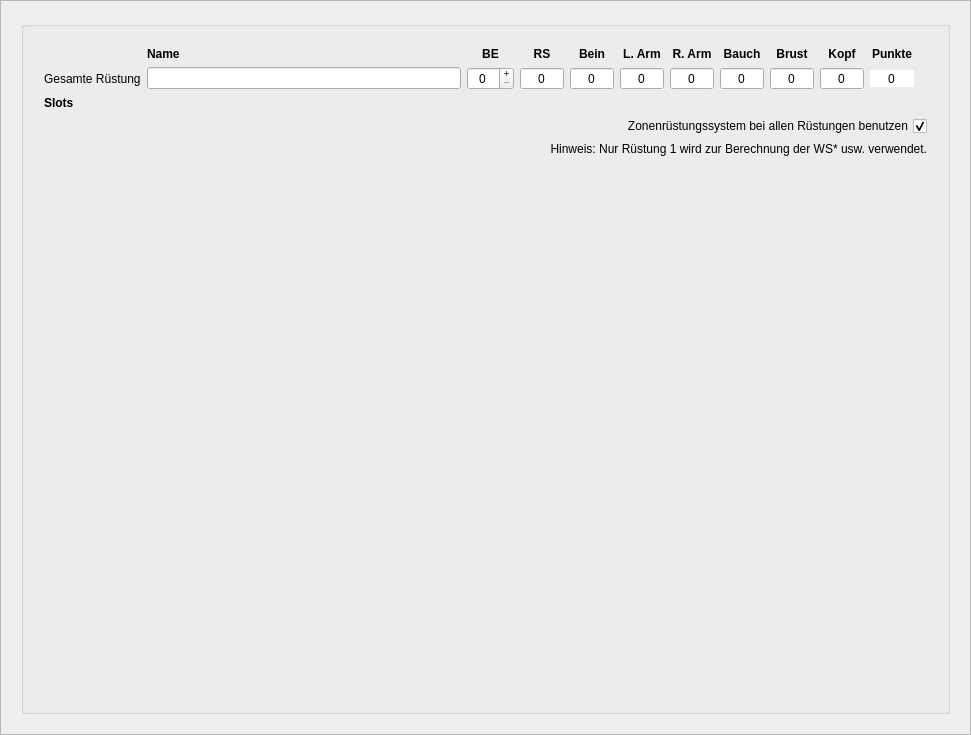
<?xml version="1.0" encoding="UTF-8"?>
<ui version="4.0">
 <class>formAusruestung</class>
 <widget class="QWidget" name="formAusruestung">
  <property name="geometry">
   <rect>
    <x>0</x>
    <y>0</y>
    <width>971</width>
    <height>735</height>
   </rect>
  </property>
  <property name="minimumSize">
   <size>
    <width>802</width>
    <height>0</height>
   </size>
  </property>
  <property name="windowTitle">
   <string>Form</string>
  </property>
  <layout class="QVBoxLayout" name="verticalLayout">
   <property name="leftMargin">
    <number>0</number>
   </property>
   <property name="topMargin">
    <number>0</number>
   </property>
   <property name="rightMargin">
    <number>0</number>
   </property>
   <property name="bottomMargin">
    <number>0</number>
   </property>
   <item>
    <widget class="QScrollArea" name="scrollArea">
     <property name="widgetResizable">
      <bool>true</bool>
     </property>
     <property name="class" stdset="0">
      <string>transparent</string>
     </property>
     <widget class="QWidget" name="scrollAreaWidgetContents">
      <property name="geometry">
       <rect>
        <x>0</x>
        <y>0</y>
        <width>969</width>
        <height>733</height>
       </rect>
      </property>
      <layout class="QVBoxLayout" name="verticalLayout_2">
       <property name="leftMargin">
        <number>20</number>
       </property>
       <property name="topMargin">
        <number>20</number>
       </property>
       <property name="rightMargin">
        <number>20</number>
       </property>
       <property name="bottomMargin">
        <number>20</number>
       </property>
       <item>
        <widget class="QGroupBox" name="gbRstungen">
         <property name="title">
          <string/>
         </property>
         <layout class="QVBoxLayout" name="verticalLayout_3">
          <property name="leftMargin">
           <number>20</number>
          </property>
          <property name="topMargin">
           <number>20</number>
          </property>
          <property name="rightMargin">
           <number>20</number>
          </property>
          <property name="bottomMargin">
           <number>20</number>
          </property>
          <item>
           <layout class="QGridLayout" name="Ruestungen">
            <property name="sizeConstraint">
             <enum>QLayout::SizeConstraint::SetDefaultConstraint</enum>
            </property>
            <item row="0" column="6">
             <widget class="QLabel" name="labelRarm">
              <property name="sizePolicy">
               <sizepolicy hsizetype="Preferred" vsizetype="Preferred">
                <horstretch>0</horstretch>
                <verstretch>0</verstretch>
               </sizepolicy>
              </property>
              <property name="minimumSize">
               <size>
                <width>35</width>
                <height>0</height>
               </size>
              </property>
              <property name="font">
               <font>
                <bold>true</bold>
               </font>
              </property>
              <property name="text">
               <string>R. Arm</string>
              </property>
              <property name="alignment">
               <set>Qt::AlignmentFlag::AlignCenter</set>
              </property>
              <property name="class" stdset="0">
               <string>h4</string>
              </property>
             </widget>
            </item>
            <item row="1" column="7">
             <widget class="QSpinBox" name="spinGesamtBauch">
              <property name="minimumSize">
               <size>
                <width>44</width>
                <height>0</height>
               </size>
              </property>
              <property name="toolTip">
               <string>Die Rüstungswerte werden automatisch aus allen Slots berechnet.</string>
              </property>
              <property name="alignment">
               <set>Qt::AlignmentFlag::AlignCenter</set>
              </property>
              <property name="readOnly">
               <bool>true</bool>
              </property>
              <property name="buttonSymbols">
               <enum>QAbstractSpinBox::ButtonSymbols::NoButtons</enum>
              </property>
              <property name="maximum">
               <number>999</number>
              </property>
             </widget>
            </item>
            <item row="1" column="9">
             <widget class="QSpinBox" name="spinGesamtKopf">
              <property name="minimumSize">
               <size>
                <width>44</width>
                <height>0</height>
               </size>
              </property>
              <property name="toolTip">
               <string>Die Rüstungswerte werden automatisch aus allen Slots berechnet.</string>
              </property>
              <property name="alignment">
               <set>Qt::AlignmentFlag::AlignCenter</set>
              </property>
              <property name="readOnly">
               <bool>true</bool>
              </property>
              <property name="buttonSymbols">
               <enum>QAbstractSpinBox::ButtonSymbols::NoButtons</enum>
              </property>
              <property name="maximum">
               <number>999</number>
              </property>
             </widget>
            </item>
            <item row="2" column="0" colspan="2">
             <widget class="QLabel" name="label">
              <property name="font">
               <font>
                <bold>true</bold>
               </font>
              </property>
              <property name="text">
               <string>Slots</string>
              </property>
              <property name="class" stdset="0">
               <string>h4</string>
              </property>
             </widget>
            </item>
            <item row="0" column="10">
             <widget class="QLabel" name="labelPunkte">
              <property name="font">
               <font>
                <bold>true</bold>
               </font>
              </property>
              <property name="text">
               <string>Punkte</string>
              </property>
              <property name="alignment">
               <set>Qt::AlignmentFlag::AlignCenter</set>
              </property>
              <property name="class" stdset="0">
               <string>h4</string>
              </property>
             </widget>
            </item>
            <item row="1" column="0">
             <widget class="QLabel" name="label_2">
              <property name="text">
               <string>Gesamte Rüstung</string>
              </property>
             </widget>
            </item>
            <item row="1" column="5">
             <widget class="QSpinBox" name="spinGesamtLarm">
              <property name="minimumSize">
               <size>
                <width>44</width>
                <height>0</height>
               </size>
              </property>
              <property name="toolTip">
               <string>Die Rüstungswerte werden automatisch aus allen Slots berechnet.</string>
              </property>
              <property name="alignment">
               <set>Qt::AlignmentFlag::AlignCenter</set>
              </property>
              <property name="readOnly">
               <bool>true</bool>
              </property>
              <property name="buttonSymbols">
               <enum>QAbstractSpinBox::ButtonSymbols::NoButtons</enum>
              </property>
              <property name="maximum">
               <number>999</number>
              </property>
             </widget>
            </item>
            <item row="0" column="3">
             <widget class="QLabel" name="labelRS">
              <property name="font">
               <font>
                <bold>true</bold>
               </font>
              </property>
              <property name="toolTip">
               <string>Rüstungsschutz</string>
              </property>
              <property name="text">
               <string>RS</string>
              </property>
              <property name="alignment">
               <set>Qt::AlignmentFlag::AlignCenter</set>
              </property>
              <property name="class" stdset="0">
               <string>h4</string>
              </property>
             </widget>
            </item>
            <item row="0" column="5">
             <widget class="QLabel" name="labelLarm">
              <property name="minimumSize">
               <size>
                <width>35</width>
                <height>0</height>
               </size>
              </property>
              <property name="font">
               <font>
                <bold>true</bold>
               </font>
              </property>
              <property name="text">
               <string>L. Arm</string>
              </property>
              <property name="alignment">
               <set>Qt::AlignmentFlag::AlignCenter</set>
              </property>
              <property name="class" stdset="0">
               <string>h4</string>
              </property>
             </widget>
            </item>
            <item row="1" column="10">
             <widget class="QSpinBox" name="spinGesamtPunkte">
              <property name="minimumSize">
               <size>
                <width>44</width>
                <height>0</height>
               </size>
              </property>
              <property name="frame">
               <bool>false</bool>
              </property>
              <property name="alignment">
               <set>Qt::AlignmentFlag::AlignCenter</set>
              </property>
              <property name="readOnly">
               <bool>true</bool>
              </property>
              <property name="buttonSymbols">
               <enum>QAbstractSpinBox::ButtonSymbols::NoButtons</enum>
              </property>
              <property name="maximum">
               <number>999</number>
              </property>
             </widget>
            </item>
            <item row="0" column="9">
             <widget class="QLabel" name="labelKopf">
              <property name="minimumSize">
               <size>
                <width>35</width>
                <height>0</height>
               </size>
              </property>
              <property name="font">
               <font>
                <bold>true</bold>
               </font>
              </property>
              <property name="text">
               <string>Kopf</string>
              </property>
              <property name="alignment">
               <set>Qt::AlignmentFlag::AlignCenter</set>
              </property>
              <property name="class" stdset="0">
               <string>h4</string>
              </property>
             </widget>
            </item>
            <item row="0" column="2">
             <widget class="QLabel" name="labelBE">
              <property name="minimumSize">
               <size>
                <width>35</width>
                <height>0</height>
               </size>
              </property>
              <property name="font">
               <font>
                <bold>true</bold>
               </font>
              </property>
              <property name="toolTip">
               <string>Behinderung</string>
              </property>
              <property name="text">
               <string>BE</string>
              </property>
              <property name="alignment">
               <set>Qt::AlignmentFlag::AlignCenter</set>
              </property>
              <property name="class" stdset="0">
               <string>h4</string>
              </property>
             </widget>
            </item>
            <item row="1" column="4">
             <widget class="QSpinBox" name="spinGesamtBein">
              <property name="minimumSize">
               <size>
                <width>44</width>
                <height>0</height>
               </size>
              </property>
              <property name="toolTip">
               <string>Die Rüstungswerte werden automatisch aus allen Slots berechnet.</string>
              </property>
              <property name="alignment">
               <set>Qt::AlignmentFlag::AlignCenter</set>
              </property>
              <property name="readOnly">
               <bool>true</bool>
              </property>
              <property name="buttonSymbols">
               <enum>QAbstractSpinBox::ButtonSymbols::NoButtons</enum>
              </property>
              <property name="maximum">
               <number>999</number>
              </property>
             </widget>
            </item>
            <item row="1" column="1">
             <widget class="QLineEdit" name="editGesamtName">
              <property name="toolTip">
               <string/>
              </property>
             </widget>
            </item>
            <item row="1" column="3">
             <widget class="QSpinBox" name="spinGesamtRS">
              <property name="minimumSize">
               <size>
                <width>44</width>
                <height>0</height>
               </size>
              </property>
              <property name="toolTip">
               <string>Die Rüstungswerte werden automatisch aus allen Slots berechnet.</string>
              </property>
              <property name="alignment">
               <set>Qt::AlignmentFlag::AlignCenter</set>
              </property>
              <property name="readOnly">
               <bool>true</bool>
              </property>
              <property name="buttonSymbols">
               <enum>QAbstractSpinBox::ButtonSymbols::NoButtons</enum>
              </property>
              <property name="maximum">
               <number>999</number>
              </property>
             </widget>
            </item>
            <item row="1" column="8">
             <widget class="QSpinBox" name="spinGesamtBrust">
              <property name="minimumSize">
               <size>
                <width>44</width>
                <height>0</height>
               </size>
              </property>
              <property name="toolTip">
               <string>Die Rüstungswerte werden automatisch aus allen Slots berechnet.</string>
              </property>
              <property name="alignment">
               <set>Qt::AlignmentFlag::AlignCenter</set>
              </property>
              <property name="readOnly">
               <bool>true</bool>
              </property>
              <property name="buttonSymbols">
               <enum>QAbstractSpinBox::ButtonSymbols::NoButtons</enum>
              </property>
              <property name="maximum">
               <number>999</number>
              </property>
             </widget>
            </item>
            <item row="1" column="2">
             <widget class="QSpinBox" name="spinGesamtBE">
              <property name="minimumSize">
               <size>
                <width>44</width>
                <height>0</height>
               </size>
              </property>
              <property name="toolTip">
               <string>Die Rüstungswerte werden automatisch aus allen Slots berechnet.</string>
              </property>
              <property name="alignment">
               <set>Qt::AlignmentFlag::AlignCenter</set>
              </property>
              <property name="readOnly">
               <bool>false</bool>
              </property>
              <property name="buttonSymbols">
               <enum>QAbstractSpinBox::ButtonSymbols::PlusMinus</enum>
              </property>
              <property name="maximum">
               <number>999</number>
              </property>
             </widget>
            </item>
            <item row="0" column="7">
             <widget class="QLabel" name="labelBauch">
              <property name="sizePolicy">
               <sizepolicy hsizetype="Preferred" vsizetype="Preferred">
                <horstretch>0</horstretch>
                <verstretch>0</verstretch>
               </sizepolicy>
              </property>
              <property name="minimumSize">
               <size>
                <width>35</width>
                <height>0</height>
               </size>
              </property>
              <property name="font">
               <font>
                <bold>true</bold>
               </font>
              </property>
              <property name="text">
               <string>Bauch</string>
              </property>
              <property name="alignment">
               <set>Qt::AlignmentFlag::AlignCenter</set>
              </property>
              <property name="class" stdset="0">
               <string>h4</string>
              </property>
             </widget>
            </item>
            <item row="0" column="8">
             <widget class="QLabel" name="labelBrust">
              <property name="minimumSize">
               <size>
                <width>35</width>
                <height>0</height>
               </size>
              </property>
              <property name="font">
               <font>
                <bold>true</bold>
               </font>
              </property>
              <property name="text">
               <string>Brust</string>
              </property>
              <property name="alignment">
               <set>Qt::AlignmentFlag::AlignCenter</set>
              </property>
              <property name="class" stdset="0">
               <string>h4</string>
              </property>
             </widget>
            </item>
            <item row="0" column="4">
             <widget class="QLabel" name="labelBein">
              <property name="minimumSize">
               <size>
                <width>35</width>
                <height>0</height>
               </size>
              </property>
              <property name="font">
               <font>
                <bold>true</bold>
               </font>
              </property>
              <property name="text">
               <string>Bein</string>
              </property>
              <property name="alignment">
               <set>Qt::AlignmentFlag::AlignCenter</set>
              </property>
              <property name="class" stdset="0">
               <string>h4</string>
              </property>
             </widget>
            </item>
            <item row="1" column="11">
             <widget class="QLabel" name="label_3">
              <property name="text">
               <string/>
              </property>
             </widget>
            </item>
            <item row="1" column="6">
             <widget class="QSpinBox" name="spinGesamtRarm">
              <property name="minimumSize">
               <size>
                <width>44</width>
                <height>0</height>
               </size>
              </property>
              <property name="toolTip">
               <string>Die Rüstungswerte werden automatisch aus allen Slots berechnet.</string>
              </property>
              <property name="alignment">
               <set>Qt::AlignmentFlag::AlignCenter</set>
              </property>
              <property name="readOnly">
               <bool>true</bool>
              </property>
              <property name="buttonSymbols">
               <enum>QAbstractSpinBox::ButtonSymbols::NoButtons</enum>
              </property>
              <property name="maximum">
               <number>999</number>
              </property>
             </widget>
            </item>
            <item row="0" column="1">
             <widget class="QLabel" name="labelRName">
              <property name="font">
               <font>
                <bold>true</bold>
               </font>
              </property>
              <property name="text">
               <string>Name</string>
              </property>
              <property name="class" stdset="0">
               <string>h4</string>
              </property>
             </widget>
            </item>
           </layout>
          </item>
          <item>
           <widget class="QCheckBox" name="checkZonen">
            <property name="minimumSize">
             <size>
              <width>0</width>
              <height>18</height>
             </size>
            </property>
            <property name="layoutDirection">
             <enum>Qt::LayoutDirection::RightToLeft</enum>
            </property>
            <property name="text">
             <string>Zonenrüstungssystem bei allen Rüstungen benutzen</string>
            </property>
            <property name="checked">
             <bool>true</bool>
            </property>
           </widget>
          </item>
          <item>
           <widget class="QLabel" name="labelHinweis">
            <property name="text">
             <string>Hinweis: Nur Rüstung 1 wird zur Berechnung der WS* usw. verwendet.</string>
            </property>
            <property name="alignment">
             <set>Qt::AlignmentFlag::AlignRight|Qt::AlignmentFlag::AlignTrailing|Qt::AlignmentFlag::AlignVCenter</set>
            </property>
           </widget>
          </item>
          <item>
           <spacer name="verticalSpacer_4">
            <property name="orientation">
             <enum>Qt::Orientation::Vertical</enum>
            </property>
            <property name="sizeHint" stdset="0">
             <size>
              <width>20</width>
              <height>0</height>
             </size>
            </property>
           </spacer>
          </item>
         </layout>
        </widget>
       </item>
      </layout>
     </widget>
    </widget>
   </item>
  </layout>
 </widget>
 <resources/>
 <connections/>
</ui>
